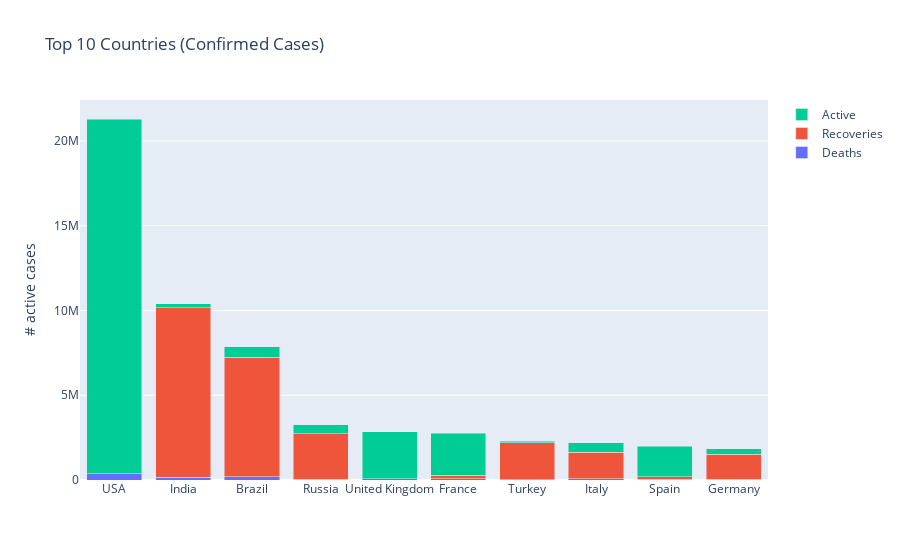

Source (notebook cell):
### Markdown cell above
# Problem 17
    Visualize the top 10 confirmed countries with number active, recoveries and deaths cases using the stacked bar chart.
![title](problem17.png)

### Code cell
#df_top10_countries = df_countries_cases.sort_values('Confirmed')["Confirmed"].index[-10:]
y_Deaths = top10_countries_df['Deaths']
y_Recovered = top10_countries_df['Recoveries']
y_Active = top10_countries_df['Active']

Deaths = go.Bar(x = top10_countries_df.index, y=y_Deaths, name="Deaths")
Recovered = go.Bar(x=top10_countries_df.index, y=y_Recovered, name="Recoveries")
Active = go.Bar(x=top10_countries_df.index, y=y_Active, name="Active")

data = [Deaths, Recovered, Active]
layout = go.Layout(barmode='stack', 
    title="Top 10 Countries (Confirmed Cases)",
    yaxis={
        'title': "# active cases",
        'separatethousands': True,
    }
)

fig = go.Figure(data=data, layout=layout)
py.iplot(fig)

### Figure 1 — Plotly figure (JSON) as saved in the notebook; plotly's stock layout.template omitted (floating-point values rounded to 4 significant figures)
{"data": [{"name": "Deaths", "type": "bar", "x": ["USA", "India", "Brazil", "Russia", "United Kingdom", "France", "Turkey", "Italy", "Spain", "Germany"], "y": [361123, 150336, 198974, 59137, 77470, 66699, 22070, 76877, 51430, 37835]}, {"name": "Recoveries", "type": "bar", "x": ["USA", "India", "Brazil", "Russia", "United Kingdom", "France", "Turkey", "Italy", "Spain", "Germany"], "y": [0, 10016859, 7033286, 2657994, 6448, 204679, 2164040, 1556356, 150376, 1496182]}, {"name": "Active", "type": "bar", "x": ["USA", "India", "Brazil", "Russia", "United Kingdom", "France", "Turkey", "Italy", "Spain", "Germany"], "y": [20938217, 228083, 641570, 557484, 2761347, 2491738, 97821, 568712, 1780738, 307211]}], "layout": {"barmode": "stack", "title": {"text": "Top 10 Countries (Confirmed Cases)"}, "yaxis": {"separatethousands": true, "title": {"text": "# active cases"}}}}
